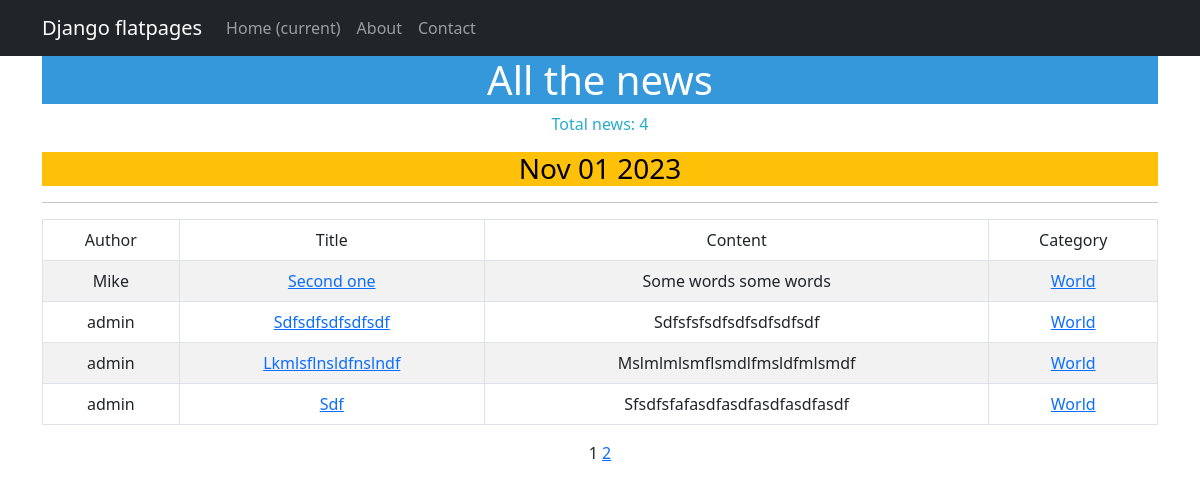
The app's page /articles/categories/2, older data.
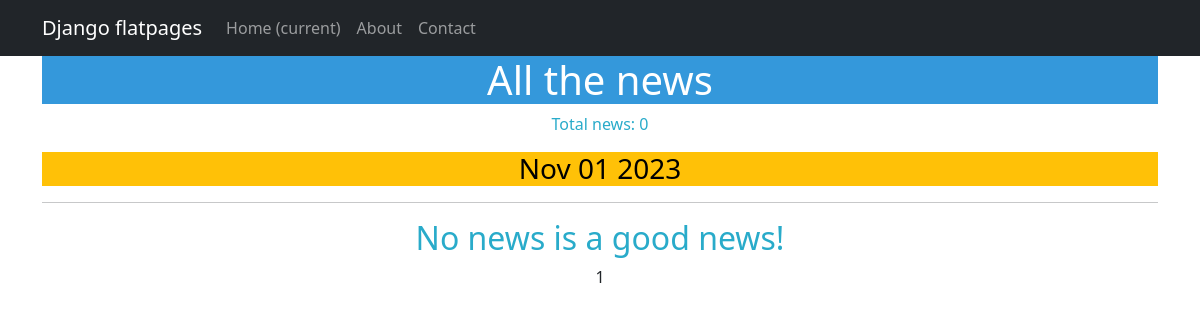
The same page, newer data.
### application/models.py (models this page shows, shortened)
class Post(models.Model):
    author = models.ForeignKey(Author, on_delete=models.CASCADE)
    options = models.CharField(max_length=10, choices=[('article', 'Article'), ('news', 'News')], default='article')
    time_of_creation = models.DateTimeField(auto_now_add=True)   #auto_now_add=True
    categories = models.ManyToManyField('Category', through='PostCategory')
    title = models.CharField(max_length=255)            #app - client_name
    content_of_article = models.TextField()             #app - message
    rating = models.IntegerField(default=0)

class Author(models.Model):
    author = models.OneToOneField(User, on_delete=models.CASCADE)
    rating = models.IntegerField(default=0)

class Category(models.Model):
    categories = models.CharField(max_length=64,
                                default="Name_of_category",
                                unique=True)
    subscribers = models.ManyToManyField(User, blank=True, default='h', related_name='categories')
    def __str__(self):
        return self.categories

### application/views.py (the view)
# urls.py: path('categories/<int:pk>', CategoryListView.as_view(), name = 'category_list'),
class CategoryListView(PostList):
    model = Post
    template_name = 'news/category_list.html'
    context_object_name = 'category_news_list'
    def get_queryset(self, *args, **kwargs):
        self.category = get_object_or_404(Category, id=self.kwargs['pk'])#id reffers to the automatically created field 'id' in Category and its kwarg 'pk'
        queryset = Post.objects.filter(categories=self.category) #.order_by('-created_at')
        return queryset
    def get_context_data(self, **kwargs):
        context = super().get_context_data(**kwargs)
        context['is_not_subscriber'] = self.request.user not in self.category.subscribers.all()
        context['category'] = self.category
        return context

### news/templatetags/custom_tags.py (called while the page is built)
@register.simple_tag()
def current_time(format_string='%b %d %Y'):
   return datetime.utcnow().strftime(format_string)

@register.simple_tag(takes_context=True)
def url_replace(context, **kwargs):
   d = context['request'].GET.copy()
   for k, v in kwargs.items():
      d[k] = v
   return d.urlencode()

### templates/news/category_list.html (shortened to what this page needs)
{% extends 'flatpages/default.html' %}
{% load custom_filters %}
{% load custom_tags %}
{% load cache %}
{% block content %}
   <h1 style="background-color: #3498DB; color: #ffffff;">All the news</h1>
   <p style="color: #29ABCA;">Total news: {{ category_news_list|length }}</p>
   <h3 style="background-color: #FFC107; color: #000000;">{% current_time '%b %d %Y' %}</h3>
   <hr>
   {% if category_news_list %}
       <table class="table table-bordered table-striped table-hover">
           <thead>
                   <td>Author</td>
                   <td>Title</td>
                   <td>Content</td>
                   <td>Category</td>
           </thead>
           <tbody>
           {% for post in category_news_list %}
           <tr>
               <td>{{ post.author.author }}</td>
               <td><a href="{% url 'post_detail' post.id %}"> {{ post.title|capfirst }} </a></td>
               <td>{{ post.content_of_article|truncatewords:20|capfirst }}</td>
               <td>
                   {% for category in post.categories.all %}
                    <a href = "{% url 'category_list' category.id %}">{{ category|capfirst }}</a>
                   {% endfor %}
               </td>
           </tr>
           {% endfor %}
       </table>
   {% else %}
       <h2 style="color: #29ABCA;">No news is a good news!</h2>
   {% endif %}
   {{ page_obj.number }}
   {% if page_obj.has_next %}
       <a href="?{% url_replace page=page_obj.next_page_number %}">{{ page_obj.next_page_number }}</a>
   {% endif %}
{% endblock content %}

Row changes from the older to the newer data that the page shows:
removed Post: author.author "Mike", title "Second one", content_of_article "Some words some words"
no longer on this page (row unchanged): Category: categories "World"
removed Post: author.author "admin", title "Sdfsdfsdfsdfsdf", content_of_article "Sdfsfsfsdfsdfsdfsdfsdf"
removed Post: author.author "admin", title "Lkmlsflnsldfnslndf", content_of_article "Mslmlmlsmflsmdlfmsldfmlsmdf"
removed Post: author.author "admin", title "Sdf", content_of_article "Sfsdfsfafasdfasdfasdfasdfasdf"
Text that changed along with them:
{{ category_news_list|length }}: "4" → "0"
{{ page_obj.next_page_number }}: "2" → (not shown)
text no longer shown: "Author Title Content Category"
text now shown: "No news is a good news!"
